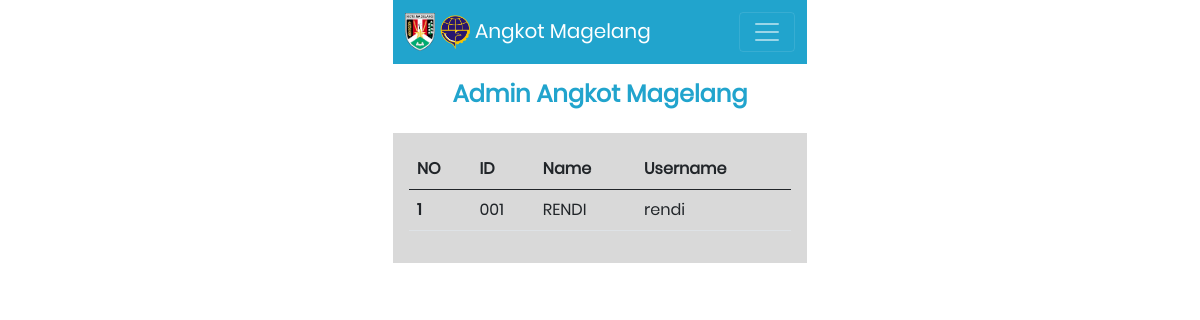
Before: /show-user.php (signed in) with the older database file.
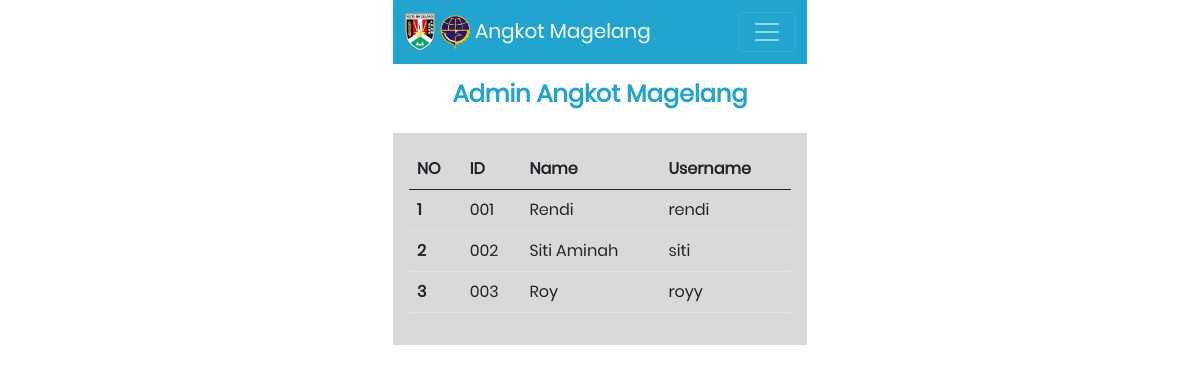
After: the same page with the newer database file.
### tables this page shows
CREATE TABLE `users` (
  `ID_USER` varchar(5) NOT NULL,
  `NAME` varchar(50) NOT NULL,
  `USERNAME` varchar(30) NOT NULL,
  `PASSWORD` varchar(15) NOT NULL
);

### show-user.php (the view, shortened to what this page needs)
<!DOCTYPE html>
<html lang="en">
<head>
  <?php include 'component/head.php' ?>
</head>
<body>
  <?php
    include 'component/navbar.php';
    include 'koneksi.php';
    $no = 1;
  ?>
  <section class="dashboard mt-3">
    <div class="container">
      <div class="row text-center">
        <h1 class="heading">Admin Angkot Magelang</h1>
      </div>
      <div class="row mt-3 p-3" style="background: #D9D9D9">
        <table class="table">
          <thead>
            <tr>
              <th scope="col">NO</th>
              <th scope="col">ID</th>
              <th scope="col">Name</th>
              <th scope="col">Username</th>
            </tr>
          </thead>
          <tbody>
          <?php
          $result = mysqli_query($koneksi, "SELECT * FROM users");
          foreach ($result as $row) {
          ?>
            <tr>
              <th scope="row"><?php echo $no?></th>
              <td><?php echo $row['ID_USER'] ?></td>
              <td><?php echo $row['NAME'] ?></td>
              <td><?php echo $row['USERNAME'] ?></td>
            </tr>
          <?php
            $no++
            ;
          }
          ?>
          </tbody>
        </table>
      </div>
    </div>
  </section>
</body>
</html>

Changed rows visible on the page:
changed users "rendi": NAME "RENDI" → "Rendi"
added users: ID_USER "002", NAME "Siti Aminah", USERNAME "siti"
added users: ID_USER "003", NAME "Roy", USERNAME "royy"
